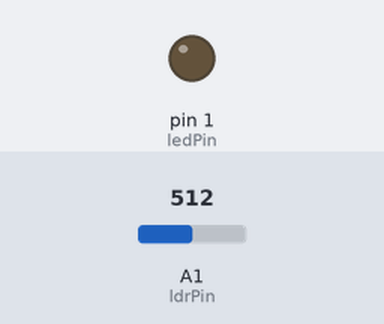
The sketch below on a simulated Arduino Uno, built with avr-gcc and run on an emulated ATmega328P. On the bench: output pins drawn as LEDs (lit = HIGH). Inputs (shaded band) come from the test bench; at power-on: A1 (ldrPin) = 512.

Above: at 1.2 s.
1.3 s: A1 (ldrPin) set to 787
2.8 s: A1 (ldrPin) set to 815
At 3.1 s:
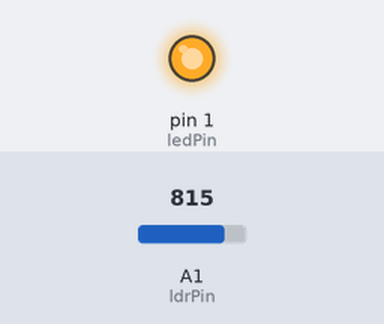
4.3 s: A1 (ldrPin) set to 790
At 5.5 s:
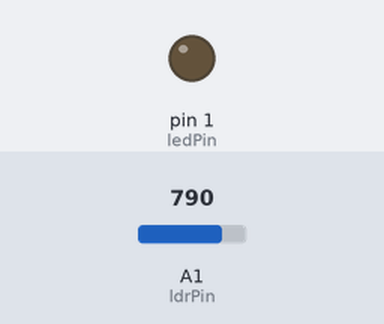
5.8 s: A1 (ldrPin) set to 810
At 6.7 s:
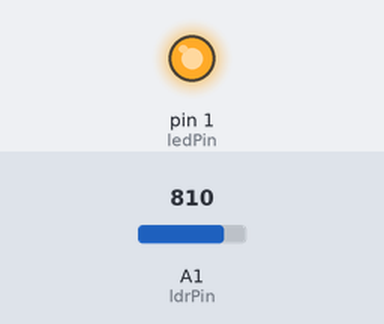
Timing chart, 0 to 8.3 s (numbered marks = the images above; inputs shaded):
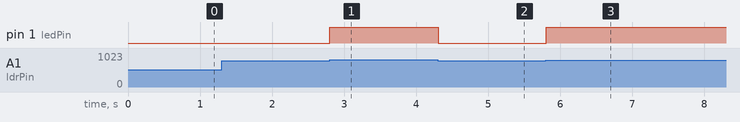

The sketch:

sensor-LDR.ino
```cpp
/*
  Franzininho
  Exemplo: Sensor de Luz - LDR

 Nesse exemplo vamos ler um sensor LDR usando a entrada analógica. Será exibido um exemplo de funcionamento de uma fotocélula, onde ao escurecer será aceso o LED, como acontece na luz da rua. ;)


*/


//Sensor de luz com LDR

int ledPin = 1; //Led no pino 1 - LED da placa
int ldrPin = A1; //LDR no pino analógico A1
int ldrValor = 0; //Valor lido do LDR

void setup() {
 pinMode(ledPin,OUTPUT); //define LED como Saída
}

void loop() {
 //ler o valor do LDR
 ldrValor = analogRead(ldrPin); //O valor lido será entre 0 e 1023

 //se o valor lido for maior que 800, liga o led
 if (ldrValor>= 800){
   digitalWrite(ledPin, HIGH);      //aciona saída
 } else {  // senão, apaga o led
   digitalWrite(ledPin,LOW);        //desliga saída
 }

 delay(100);
}
```

Measured:
- the behaviour switches between 799 and 800 on A1 (ldrPin) (found by bisection; images 0 and 1)
- after the input at 1.3 s, every drawn part: stays the same
- after the input at 2.8 s, pin 1 (ledPin): LOW → HIGH at once
- after the input at 4.3 s, pin 1 (ledPin): HIGH → LOW at once
- after the input at 5.8 s, pin 1 (ledPin): LOW → HIGH at once
